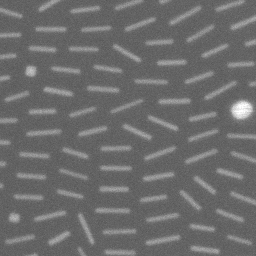
#> input picture demos/MDF/images/nanotest.png, 256 x 256 px
$ python mdf_frc.py
#> lines starting #> are read from the running program, lines starting #| are printed output that depends on the picture; pictures that were not available may be replaced by others from this repository, and a replacement may not be noted
# -*- coding: utf-8 -*-
"""
Created on Mon Jul 17 12:54:20 2017
@author: sajid
Based on the MATLAB code by Michael Wojcik
M. van Heela, and M. Schatzb, "Fourier shell correlation threshold
criteria," Journal of Structural Biology 151, 250-262 (2005)
"""

# importing required libraries

import numpy as np
import numpy.fft as fft
import matplotlib.pyplot as plt


def spinavej(x):
    '''
    read the shape and dimensions of the input image
    '''
    shape = np.shape(x)
    dim = np.size(shape)
    '''
    Depending on the dimension of the image 2D/3D, create an array of integers
    which increase with distance from the center of the array
    '''
    if dim == 2:
        nr, nc = shape
        nrdc = np.floor(nr / 2) + 1
        ncdc = np.floor(nc / 2) + 1
        r = np.arange(nr) - nrdc + 1
        c = np.arange(nc) - ncdc + 1
        [R, C] = np.meshgrid(r, c)
        index = np.round(np.sqrt(R ** 2 + C ** 2)) + 1

    elif dim == 3:
        nr, nc, nz = shape
        nrdc = np.floor(nr / 2) + 1
        ncdc = np.floor(nc / 2) + 1
        nzdc = np.floor(nz / 2) + 1
        r = np.arange(nr) - nrdc + 1
        c = np.arange(nc) - ncdc + 1
        z = np.arange(nc) - nzdc + 1
        [R, C, Z] = np.meshgrid(r, c, z)
        index = np.round(np.sqrt(R ** 2 + C ** 2 + Z ** 2)) + 1
    else:
        print('input is neither a 2d or 3d array')
    '''
    The index array has integers from 1 to maxindex arranged according to distance
    from the center
    '''
    maxindex = np.max(index)
    output = np.zeros(int(maxindex), dtype=complex)

    '''
    In the next step the output is generated. The output is an array of length
    maxindex. The elements in this array corresponds to the sum of all the elements
    in the original array correponding to the integer position of the output array
    divided by the number of elements in the index array with the same value as the
    integer position.

    Depening on the size of the input array, use either the pixel or index method.
    By-pixel method for large arrays and by-index method for smaller ones.
    '''
    if nr >= 512:
        print('performed by pixel method')
        sumf = np.zeros(int(maxindex), dtype=complex)
        count = np.zeros(int(maxindex), dtype=complex)
        for ri in range(nr):
            for ci in range(nc):
                sumf[int(index[ri, ci]) - 1] = sumf[int(index[ri, ci]) - 1] + x[ri, ci]
                count[int(index[ri, ci]) - 1] = count[int(index[ri, ci]) - 1] + 1
        output = sumf / count
        return output
    else:
        print('performed by index method')
        indices = []
        for i in np.arange(int(maxindex)):
            indices.append(np.where(index == i + 1))
        for i in np.arange(int(maxindex)):
            output[i] = sum(x[indices[i]]) / len(indices[i][0])
        return output

def FSC(i1, i2, disp=0, SNRt=0.1):
    '''
    Check whether the inputs dimensions match and the images are square
    '''
    if (np.shape(i1) != np.shape(i2)):
        print('input images must have the same dimensions')
    if (np.shape(i1)[0] != np.shape(i1)[1]):
        print('input images must be squares')
    I1 = fft.fftshift(fft.fft2(i1))
    I2 = fft.fftshift(fft.fft2(i2))
    '''
    I1 and I2 store the DFT of the images to be used in the calcuation for the FSC
    '''
    C = spinavej(np.multiply(I1, np.conj(I2)))
    C1 = spinavej(np.multiply(I1, np.conj(I1)))
    C2 = spinavej(np.multiply(I2, np.conj(I2)))

    FSC = abs(C) / np.sqrt(abs(np.multiply(C1, C2)))

    '''
    T is the SNR threshold calculated accoring to the input SNRt, if nothing is given
    a default value of 0.1 is used.

    x2 contains the normalized spatial frequencies
    '''
    r = np.arange(1 + np.shape(i1)[0] / 2)
    n = 2 * np.pi * r
    n[0] = 1
    eps = np.finfo(float).eps
    t1 = np.divide(np.ones(np.shape(n)), n + eps)
    t2 = SNRt + 2 * np.sqrt(SNRt) * t1 + np.divide(np.ones(np.shape(n)), np.sqrt(n))
    t3 = SNRt + 2 * np.sqrt(SNRt) * t1 + 1
    T = np.divide(t2, t3)
    x1 = np.arange(np.shape(C)[0]) / (np.shape(i1)[0] / 2)
    x2 = r / (np.shape(i1)[0] / 2)
    '''
    If the disp input is set to 1, an output plot is generated.
    '''
    if disp != 0:
        plt.plot(x1, FSC, label='FSC')
        plt.plot(x2, T, '--', label='Threshold SNR = ' + str(SNRt))
        plt.xlim(0, 1)
        plt.legend()
        plt.xlabel('Spatial Frequency/Nyquist')
        plt.show()
    return x1, FSC, x2, T
import cv2

gt_im = cv2.imread('MDF/images/nanotest.png', 0)/255
#> gt_im: shape (256, 256) float64; min 0.322, max 1, mean 0.424
our_im = cv2.imread('MDF/images/results/nano4xmdf.png',0)/255
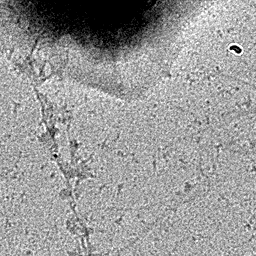
#> input picture demos/MDF/images/ecolitest.png, 256 x 256 px, given in place of nano4xmdf.png, which was not available
#> our_im: shape (256, 256) float64; min 0, max 1, mean 0.601
lr_im = cv2.imread('MDF/images/results/sim4xnano.png',0)/255
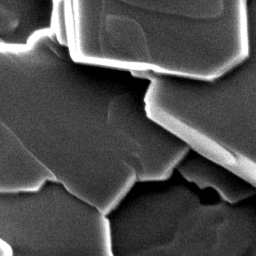
#> input picture demos/MDF/images/pentacenetest.png, 256 x 256 px, given in place of sim4xnano.png, which was not available
#> lr_im: shape (256, 256) float64; min 0, max 1, mean 0.305
dpsr_im = cv2.imread('MDF/images/results/nano4xdpsr.png',0)/255

# [8 lines of commented-out code are left out]

x1, f1, x2, s1 = FSC(gt_im, our_im, disp=0)
#> in FSC, `FSC = abs(C) / np.sqrt(abs(np.multiply(C1, C2)))`: FSC = 182 values, max 1 at index 0, min 1.63e-05 at index 71, mean 0.0678
#> x1 = 182 values from 0 to 1.41; f1 has the same summary as FSC in FSC; x2 = 129 values from 0 to 1; s1 = 129 values, max 1 at index 0, min 0.124 at index 128, mean 0.16

x3, f2, irr, irr1 = FSC(gt_im, dpsr_im, disp=0)
#> x3 = 182 values from 0 to 1.41; f2 = 182 values, max 1 at index 181, min 0.000309 at index 55, mean 0.0684; irr = 129 values from 0 to 1; irr1 has the same summary as s1

x5, f3, x6, s2 = FSC(gt_im, lr_im, disp=0)
#> x5 = 182 values from 0 to 1.41; f3 has the same summary as f2; x6 = 129 values from 0 to 1; s2 has the same summary as s1

plt.plot(x1, f1, label='MDF')
plt.plot(x3, f2, label='DPSR')
plt.plot(x5, f3, label = 'LR')
plt.plot(x2, s1, label='Threshold SNR = 0.1')
plt.xlim(0, 1)
plt.legend()
plt.xlabel('Spatial Frequency/Nyquist')
plt.title('4x Nanorods FRC')
plt.show()
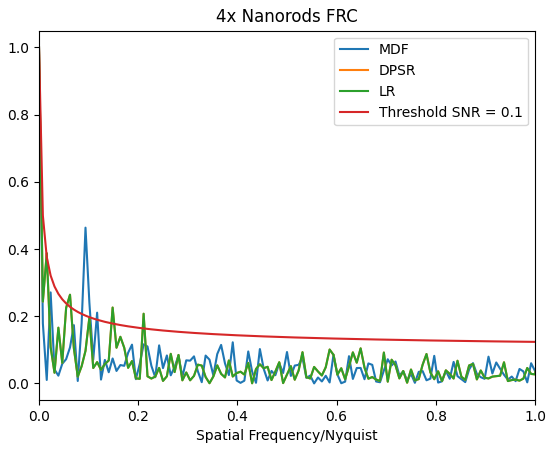
#> figure drawn by matplotlib, 1 panel; curve peaks at x = 0, y = 1; curve peaks at x = 1.41, y = 1; curve peaks at x = 1.41, y = 1
